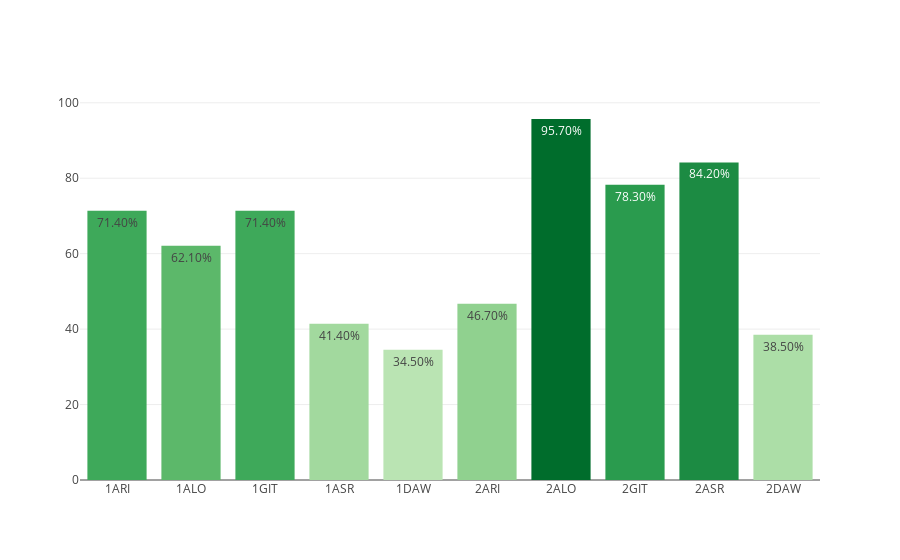

Notebook code for this chart:
### Markdown cell above
## CICLOS FORMATIVOS DE GRADO SUPERIOR

### Code cell
dfc_CFGS = loaders.get_data_by_stages(dfc, 'CFGS')
myplotly.bar_simple(dfc_CFGS.index, dfc_CFGS['éxito'])

### Figure 1 — Plotly figure (JSON) as saved in the notebook; plotly's stock layout.template omitted (floating-point values rounded to 4 significant figures)
{"data": [{"hoverinfo": "x+text", "marker": {"color": [71.4, 62.1, 71.4, 41.4, 34.5, 46.7, 95.7, 78.3, 84.2, 38.5], "colorscale": [[0, "rgb(186,228,179)"], [0.3333, "rgb(116,196,118)"], [0.6667, "rgb(49,163,84)"], [1, "rgb(0,109,44)"]]}, "text": ["71.40%", "62.10%", "71.40%", "41.40%", "34.50%", "46.70%", "95.70%", "78.30%", "84.20%", "38.50%"], "type": "bar", "uid": "ddb7f639-95a6-4ce0-a658-421cf35d76e3", "x": ["1ARI", "1ALO", "1GIT", "1ASR", "1DAW", "2ARI", "2ALO", "2GIT", "2ASR", "2DAW"], "y": [71.4, 62.1, 71.4, 41.4, 34.5, 46.7, 95.7, 78.3, 84.2, 38.5]}], "layout": {"title": {"text": ""}}}
